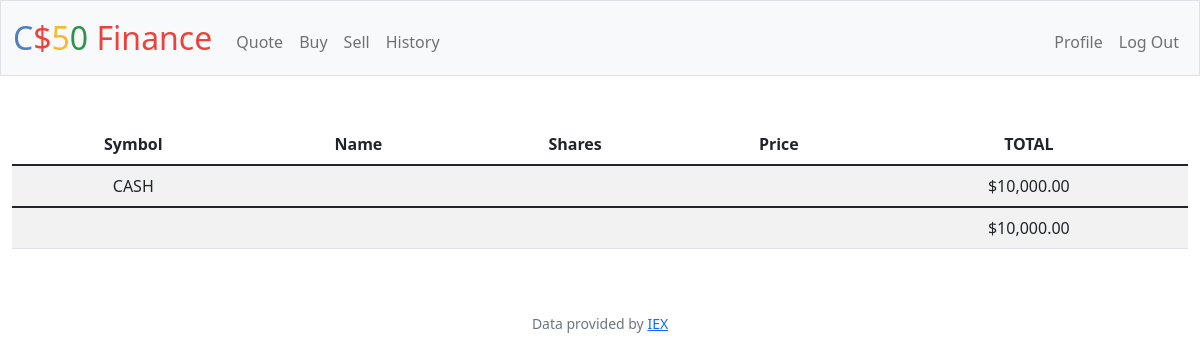
Before: / (signed in) with the older database file.
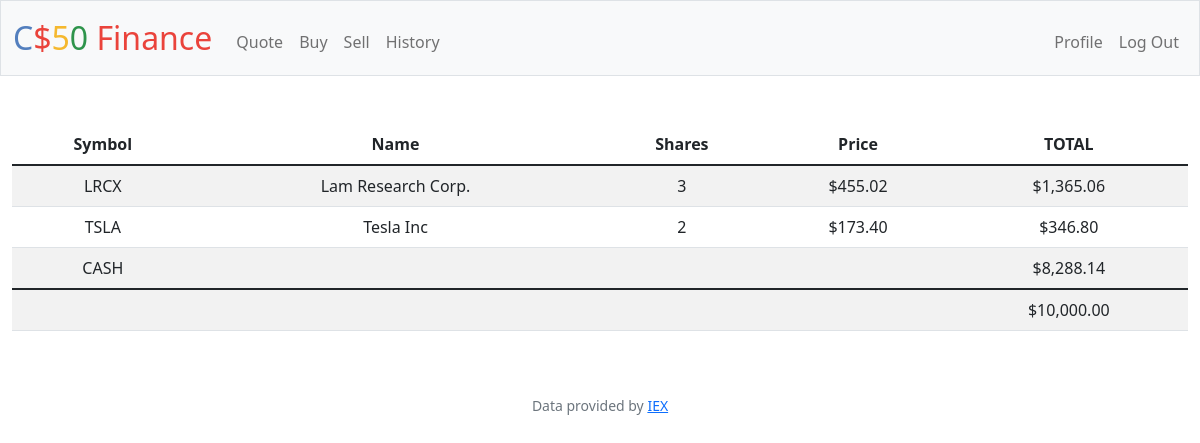
After: the same page with the newer database file.
### tables this page shows
CREATE TABLE transactions(
    id INTEGER PRIMARY KEY AUTOINCREMENT,
    user_id INTEGER NOT NULL, 
    name TEXT NOT NULL, 
    shares INTEGER NOT NULL, 
    price NUMERIC NOT NULL, 
    type TEXT NOT NULL, 
    symbol TEXT NOT NULL, 
    time TIMESTAMP DEFAULT CURRENT_TIMESTAMP, 
    FOREIGN KEY(user_id) REFERENCES users(id)
);

### app.py (the view)
@app.route("/")
@login_required
def index():
    uid = session["user_id"]
    stocks = db.execute(
        "SELECT symbol, name, price, SUM(shares) as totalShares FROM transactions WHERE user_id = ? GROUP BY symbol", uid)
    cash = db.execute("SELECT cash FROM users WHERE id = ?", uid)[0]["cash"]
    total = cash
    for stock in stocks:
        total += stock["price"]*stock["totalShares"]
    return render_template("index.html", stocks=stocks, cash=usd(cash), total=usd(total), usd=usd)

### app.py (called while the page is built)
@app.after_request
def after_request(response):
    response.headers["Cache-Control"] = "no-cache, no-store, must-revalidate"
    response.headers["Expires"] = 0
    response.headers["Pragma"] = "no-cache"
    return response

### helpers.py (called while the page is built)
def login_required(f):
    @wraps(f)
    def decorated_function(*args, **kwargs):
        if session.get("user_id") is None:
            return redirect("/login")
        return f(*args, **kwargs)
    return decorated_function

def usd(value):
    return f"${value:,.2f}"

### templates/index.html (shortened to what this page needs)
{% extends "layout.html" %}
{% block main %}
<table class="table table-striped">
    <thead>
        <tr>
            <th>Symbol</th>
            <th>Name</th>
            <th>Shares</th>
            <th>Price</th>
            <th>TOTAL</th>
        </tr>
    </thead>
    <tbody>
        {% for stock in stocks %}
        <tr>
            <td>{{ stock["symbol"]}}</td>
            <td>{{ stock["name"]}}</td>
            <td>{{ stock["totalShares"]}}</td>
            <td>{{ usd(stock["price"]) }}</td>
            <td>{{ usd(stock["totalShares"] * stock["price"]) }}</td>
        </tr>
        {% endfor %}
        <tr>
            <td>CASH</td>
            <td colspan="3"></td>
            <td>{{ cash }}</td>
        </tr>
    </tbody>
        <td colspan="4"></td>
        <td>{{total}}</td>
</table>
{% endblock %}

Changed rows visible on the page:
added transactions: symbol "LRCX", name "Lam Research Corp.", totalShares "3", price "$455.02", totalShares "$1,365.06"
added transactions: symbol "TSLA", name "Tesla Inc", totalShares "2", price "$173.40", totalShares "$346.80"
Other visible differences:
{{ cash }}: "$10,000.00" → "$8,288.14"
